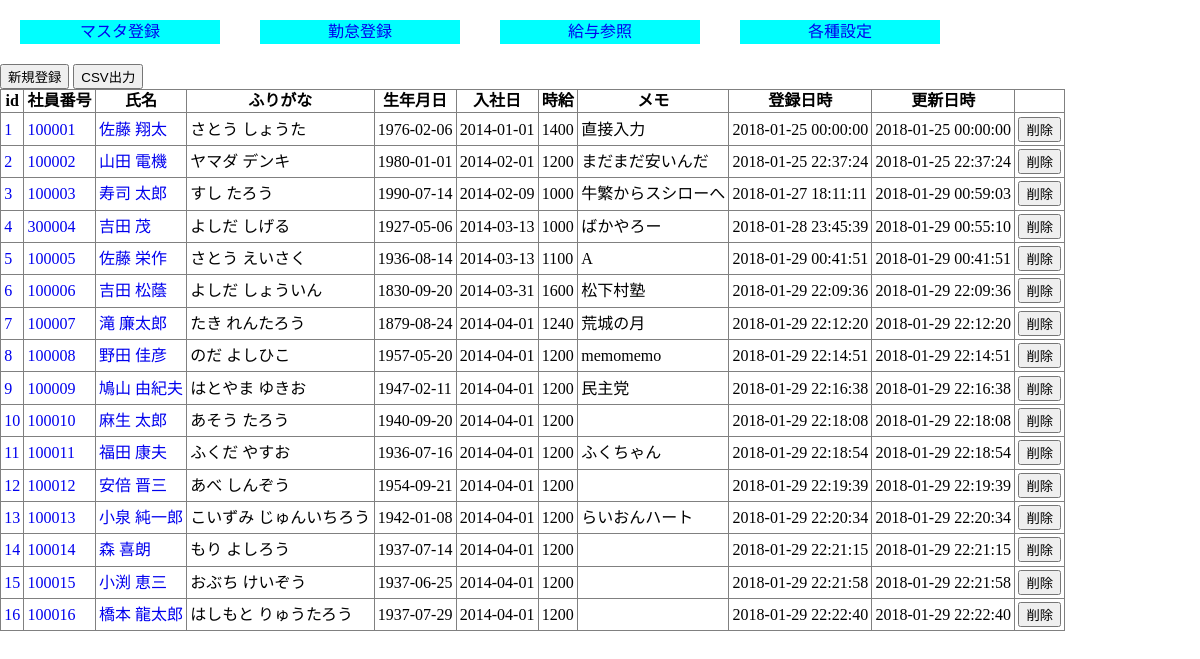
The app's page /employ.php with its own data.
### tables this page shows
CREATE TABLE IF NOT EXISTS `gs_an_table` (
`id` int(12) NOT NULL,
  `employ_id` int(6) NOT NULL,
  `employ_name` varchar(128) NOT NULL,
  `employ_yomi` varchar(128) DEFAULT NULL,
  `employ_birthday` date NOT NULL,
  `employ_hiredate` date NOT NULL,
  `employ_Hwage` int(5) NOT NULL,
  `employ_memo` text,
  `employ_regidate` datetime NOT NULL,
  `employ_updatetime` datetime NOT NULL
);

### employ.php (the view, shortened to what this page needs)
<!DOCTYPE html>
<html lang="ja">
<?php
$pdo = db_con();
$stmt = $pdo->prepare("SELECT * FROM gs_an_table");
$status = $stmt->execute();
$view="";
if($status==false){
    $error = $stmt->errorInfo();
    exit("ErrorQuery".$error[2]);
}else{
    while($result = $stmt->fetch(PDO::FETCH_ASSOC)){
        $view .= "<tr><td>";
        $view .= "<a href='employ_detail.php?id=".$result["id"]."'>";
        $view .= $result["id"];
        $view .= "</a>";
        $view .= "</td><td>";
        $view .= "<a href='employ_detail.php?id=".$result["id"]."'>";
        $view .= $result["employ_id"];
        $view .= "</a>";
        $view .= "</td><td>";
        $view .= "<a href='employ_detail.php?id=".$result["id"]."'>";
        $view .= $result["employ_name"];
        $view .= "</a>";
        $view .= "</td><td>";
        $view .= $result["employ_yomi"];
        $view .= "</td><td>";
        $view .= $result["employ_birthday"];
        $view .= "</td><td>";
        $view .= $result["employ_hiredate"];
        $view .= "</td><td>";
        $view .= $result["employ_Hwage"];
        $view .= "</td><td>";
        $view .= $result["employ_memo"];
        $view .= "</td><td>";
        $view .= $result["employ_regidate"];
        $view .= "</td><td>";
        $view .= $result["employ_updatetime"];
        $view .= "</td><td>";
        $view .= "<input type='button' value='削除' onClick='location.href=\"employ_delete.php?id=".$result["id"]."\"'>";
        $view .= "</td></tr>";
    }
}
 ?>
<body>
<a href="javascript:imageup('employ_input.php');"><button>新規登録</button></a>
<button>CSV出力</button>
<table>
    <tr>
        <th>id</th>
        <th>社員番号</th>
        <th>氏名</th>
        <th>ふりがな</th>
        <th>生年月日</th>
        <th>入社日</th>
        <th>時給</th>
        <th>メモ</th>
        <th>登録日時</th>
        <th>更新日時</th>
        <th></th>
    </tr>
    <?=$view?>
</table>
</body>
</html>

### css/style.css (style rules this page uses)
.header_ul { display: flex; }
.header_li { display: flex; width: 200px; height: 1.5rem; background-color: aqua; margin: 20px; text-align: center; align-items: center; justify-content: center; }
table,td,th { border: 1px solid grey; padding: 0.2rem; }
th { font-weight: bold; }

### records on screen
gs_an_table: value "1 100001 佐藤 翔太 さとう しょうた 1976-02-06 2014-01-01 1400 直接入力 2018-01-25 00:00:00 2018-01-25 00:00:00"
gs_an_table: value "2 100002 山田 電機 ヤマダ デンキ 1980-01-01 2014-02-01 1200 まだまだ安いんだ 2018-01-25 22:37:24 2018-01-25 22:37:24"
gs_an_table: value "3 100003 寿司 太郎 すし たろう 1990-07-14 2014-02-09 1000 牛繁からスシローへ 2018-01-27 18:11:11 2018-01-29 00:59:03"
gs_an_table: value "4 300004 吉田 茂 よしだ しげる 1927-05-06 2014-03-13 1000 ばかやろー 2018-01-28 23:45:39 2018-01-29 00:55:10"
gs_an_table: value "5 100005 佐藤 栄作 さとう えいさく 1936-08-14 2014-03-13 1100 A 2018-01-29 00:41:51 2018-01-29 00:41:51"
gs_an_table: value "6 100006 吉田 松蔭 よしだ しょういん 1830-09-20 2014-03-31 1600 松下村塾 2018-01-29 22:09:36 2018-01-29 22:09:36"
gs_an_table: value "7 100007 滝 廉太郎 たき れんたろう 1879-08-24 2014-04-01 1240 荒城の月 2018-01-29 22:12:20 2018-01-29 22:12:20"
gs_an_table: value "8 100008 野田 佳彦 のだ よしひこ 1957-05-20 2014-04-01 1200 memomemo 2018-01-29 22:14:51 2018-01-29 22:14:51"
gs_an_table: value "9 100009 鳩山 由紀夫 はとやま ゆきお 1947-02-11 2014-04-01 1200 民主党 2018-01-29 22:16:38 2018-01-29 22:16:38"
gs_an_table: value "10 100010 麻生 太郎 あそう たろう 1940-09-20 2014-04-01 1200 2018-01-29 22:18:08 2018-01-29 22:18:08"
gs_an_table: value "11 100011 福田 康夫 ふくだ やすお 1936-07-16 2014-04-01 1200 ふくちゃん 2018-01-29 22:18:54 2018-01-29 22:18:54"
gs_an_table: value "12 100012 安倍 晋三 あべ しんぞう 1954-09-21 2014-04-01 1200 2018-01-29 22:19:39 2018-01-29 22:19:39"
gs_an_table: value "13 100013 小泉 純一郎 こいずみ じゅんいちろう 1942-01-08 2014-04-01 1200 らいおんハート 2018-01-29 22:20:34 2018-01-29 22:20:34"
gs_an_table: value "14 100014 森 喜朗 もり よしろう 1937-07-14 2014-04-01 1200 2018-01-29 22:21:15 2018-01-29 22:21:15"
gs_an_table: value "15 100015 小渕 恵三 おぶち けいぞう 1937-06-25 2014-04-01 1200 2018-01-29 22:21:58 2018-01-29 22:21:58"
gs_an_table: value "16 100016 橋本 龍太郎 はしもと りゅうたろう 1937-07-29 2014-04-01 1200 2018-01-29 22:22:40 2018-01-29 22:22:40"
